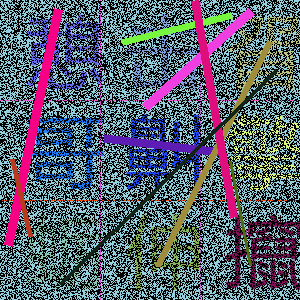
#> input picture Practice/猿人学/8.practice8/image/README/test.png, 300 x 300 px, found by its file name
$ python processing.py
#> lines starting #> are read from the running program, lines starting #| are printed output that depends on the picture; after the words box and inside, x2 and y2 are one past the last pixel; in counts of white or black regions, pixels touching at a corner belong together
# 图片预处理
import random
import numpy as np
import cv2
from yinshua import run_ocr1
from matplotlib import pyplot as plt


def turn_white(img, b1, g1, r1):
    """ 将部分像素值变为纯白色, b1, g1, r1对应的BGR值 """
    for i in range(img.shape[0]):
        for j in range(img.shape[1]):
            b, g, r = img[i, j]
            if r == r1 and g == g1 and b == b1:
                img[i, j] = [255, 255, 255]


# [98 lines left out: functions draw_hist, denoising, remove_lines, binarization, enhance, image_clip and 1 more, not called in this run]


# [12 lines of commented-out code are left out]


def run(path: str):
    dir = path.rsplit("/", 1)[0]
    """选出rgb颜色最多2个(这个是经过直方图看出来的)，进行降噪处理"""
    img = cv2.imread(path, -1)
#> img is the input picture: shape (300, 300, 3); mean B, G, R 106.1, 92, 83.3
    colors, counts = np.unique(np.array(img).reshape(-1, 3), axis=0, return_counts=True)  # colors所有像素BGR值，counts对应的数量
#> colors = 687 rows, first 8: [0, 0, 0], [1, 73, 255], [22, 106, 81], [24, 36, 18], [33, 59, 183], [60, 141, 157], [61, 246, 118], [87, 181, 137]; counts = 687 values, max 39801 at index 0, min 1 at index 9, mean 131
    ct = np.sort(counts)  # 排序
#> ct = 687 values from 1 to 39801
    top2_counts = ct[-2:].tolist()  # 找到出现最多的2种颜色的个数
#> top2_counts = [29069, 39801]
    # 找到出现最多的2种颜色的下标
    subscript_list = []
    for k, v in list(enumerate(counts)):
        if v in top2_counts:
            subscript_list.append(k)
#> this loop made 687 passes
#> v on passes 1 to 3: 39801, 130, 311
#> after the loop, subscript_list = [0, 491]
    # 找到出现最多的2种颜色的BGR值
    for subscript in subscript_list:
        color = colors[subscript]
        turn_white(img, color[0], color[1], color[2])  # 去除颜色
#> this loop made 2 passes
#> (subscript, color) on pass 2: (491, [222, 207, 148])
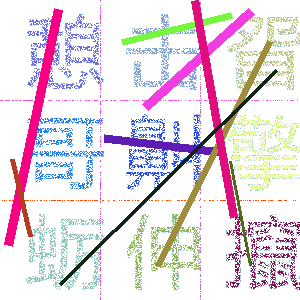
#> img: shape (300, 300, 3); mean B, G, R 229.5, 220.3, 230.7

    """移除干扰线条(通过选择字体间隔间的像素颜色，将对应颜色的像素都替换为白色)"""
    height, width = img.shape[0], img.shape[1]
#> height = 300; width = 300
    line_list = []  # 首先创建一个空列表,用来存放出现在间隔当中的像素点
    # 两个for循环,遍历90000次
    for x in range(width):
        for y in range(height):
            b, g, r = img[y, x]
            if 0 < y < 10 or 96 < y < 105 or 199 < y < 209 or 292 < y < 299:
                line_list.append([r, g, b])
            if 0 < x < 20 or 109 < x < 120 or 209 < x < 220:
                line_list.append([r, g, b])
#> after the loop, line_list = 21300 items

    arr = np.array(line_list)
    line_list = np.array(list(set([tuple(t) for t in arr])))
#> line_list = 14 rows, first 8: [81, 106, 22], [93, 29, 181], [224, 72, 218], [222, 14, 125], [247, 1, 132], [193, 109, 210], [246, 83, 210], [241, 62, 224]
    # 处理像素 RGB 值
    for line in line_list:
        r = line[0]
        g = line[1]
        b = line[2]
        if not (r == 255 and g == 255 and b == 255):
            turn_white(img, b, g, r)
#> this loop made 14 passes
#> (r, g, b) on passes 1 to 12: (81, 106, 22), (93, 29, 181), (224, 72, 218), (222, 14, 125), (247, 1, 132), (193, 109, 210), (246, 83, 210), (241, 62, 224), (118, 246, 61), (255, 73, 1), (255, 255, 255), (18, 36, 24)
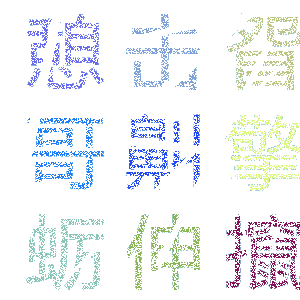
#> img: shape (300, 300, 3); 11.54% of pixels changed, all inside (x1, y1, x2, y2) = (0, 0, 298, 300)

    """灰度转换"""
    _, img = cv2.threshold(img, 254, 255, cv2.THRESH_BINARY)
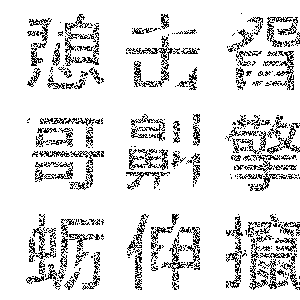
#> img: shape (300, 300, 3); 88.1% white; black in thin lines or dots, all inside (x1, y1, x2, y2) = (26, 13, 300, 290)

    """增强字体显示效果(openCV的腐蚀方法，像素周围2×3区域只要有黑的，该像素值变为黑的)"""
    kernel = cv2.getStructuringElement(cv2.MORPH_RECT, (2, 3))
    img = cv2.erode(img, kernel)
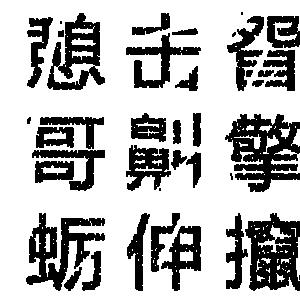
#> img: shape (300, 300, 3); 71.6% white; 39 black regions (6 under 20 px), largest, box (x1, y1, x2, y2) and area: (225, 114, 300, 192) 3322, (245, 213, 300, 291) 2795, (26, 213, 105, 291) 2502
    cv2.imwrite(f'{dir}/enhance.png', img)


if __name__ == '__main__':
    path = '/Users/kribe/Documents/Git/Python/Practice/猿人学/8.practice8/image/README/test.png'
    res = run(path)
    print(res)
